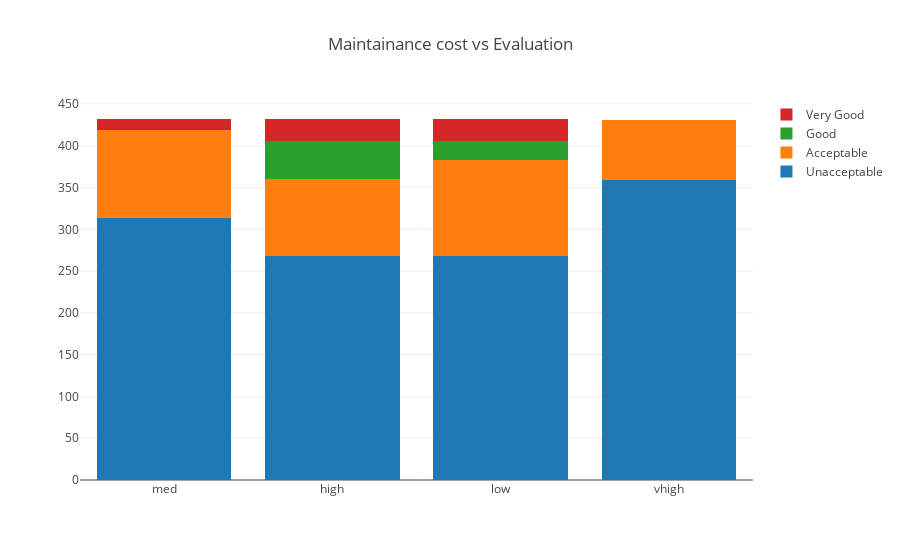

Here is the notebook cell this chart was saved with:
### Code cell
data = [
    go.Bar(
        x=a[0].index, # assign x as the dataframe column 'x'
        y=mc['unacc'],
        name='Unacceptable'
    ),
    go.Bar(
        x=a[0].index,
        y=mc['acc'],
        name='Acceptable'
    ),
    go.Bar(
        x=a[0].index,
        y=mc['good'],
        name='Good'
    ),
    go.Bar(
        x=a[0].index,
        y=mc['vgood'],
        name='Very Good'
    )

]

layout = go.Layout(
    barmode='stack',
    title='Maintainance cost vs Evaluation'
)

fig = go.Figure(data=data, layout=layout)
py.iplot(fig, filename='cars_donut')

### Figure 1 — Plotly figure (JSON) as saved in the notebook; plotly's stock layout.template omitted (floating-point values rounded to 4 significant figures)
{"data": [{"name": "Unacceptable", "type": "bar", "uid": "174ef134-9f67-45af-92b7-321e48d336be", "x": ["med", "high", "low", "vhigh"], "y": [314, 268, 268, 359]}, {"name": "Acceptable", "type": "bar", "uid": "ec744291-33c4-4d38-b5fd-702fba90dcb9", "x": ["med", "high", "low", "vhigh"], "y": [105, 92, 115, 72]}, {"name": "Good", "type": "bar", "uid": "81f6a0eb-6f49-4432-9766-1c728a562e14", "x": ["med", "high", "low", "vhigh"], "y": [0, 46, 23, 0]}, {"name": "Very Good", "type": "bar", "uid": "7ee4a57c-4d01-4420-982a-aa53958d5316", "x": ["med", "high", "low", "vhigh"], "y": [13, 26, 26, 0]}], "layout": {"barmode": "stack", "title": {"text": "Maintainance cost vs Evaluation"}}}
